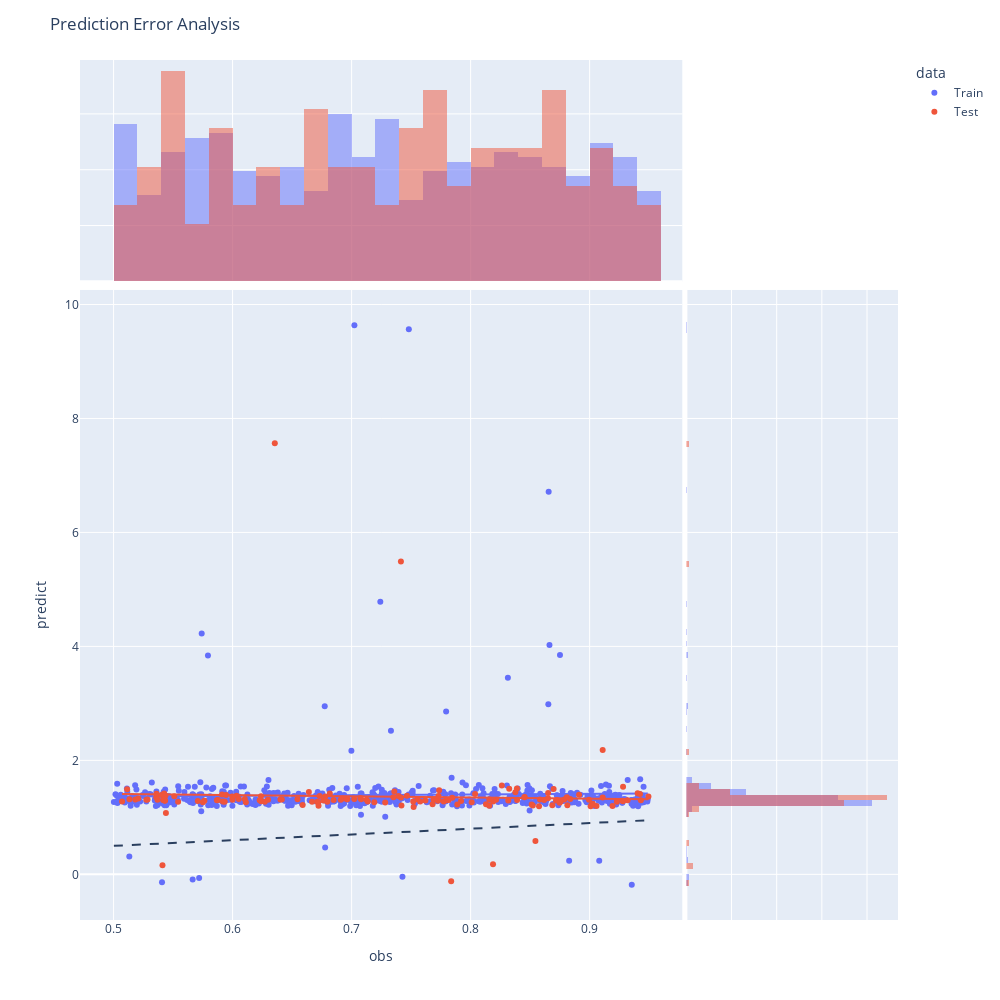

Notebook code for this chart:
### Code cell
predic_error_analysis(x_train, y_train, y_score_train, x_test, y_test, y_score)

### Figure 1 — Plotly figure (JSON) as saved in the notebook; plotly's stock layout.template omitted (floating-point values rounded to 4 significant figures; data arrays with more than 128 entries replaced by an {"elided": "..."} marker saying what was removed)
{"data": [{"hovertemplate": "data=Train<br>obs=%{x}<br>predict=%{y}<extra></extra>", "legendgroup": "Train", "marker": {"color": "#636efa", "symbol": "circle"}, "mode": "markers", "name": "Train", "orientation": "v", "showlegend": true, "type": "scatter", "x": {"elided": "584 float values"}, "xaxis": "x", "y": {"elided": "584 float values"}, "yaxis": "y"}, {"alignmentgroup": "True", "bingroup": "x", "histnorm": "probability", "hovertemplate": "data=Train<br>obs=%{x}<br>count=%{y}<extra></extra>", "legendgroup": "Train", "marker": {"color": "#636efa"}, "name": "Train", "offsetgroup": "Train", "opacity": 0.5, "showlegend": false, "type": "histogram", "x": {"elided": "584 float values"}, "xaxis": "x3", "yaxis": "y3"}, {"alignmentgroup": "True", "bingroup": "y", "histnorm": "probability", "hovertemplate": "data=Train<br>predict=%{y}<br>count=%{x}<extra></extra>", "legendgroup": "Train", "marker": {"color": "#636efa"}, "name": "Train", "offsetgroup": "Train", "opacity": 0.5, "showlegend": false, "type": "histogram", "xaxis": "x2", "y": {"elided": "584 float values"}, "yaxis": "y2"}, {"hovertemplate": "<b>OLS trendline</b><br>predict = 0.120518 * obs + 1.30357<br>R<sup>2</sup>=0.000627<br><br>data=Train<br>obs=%{x}<br>predict=%{y} <b>(trend)</b><extra></extra>", "legendgroup": "Train", "marker": {"color": "#636efa", "symbol": "circle"}, "mode": "lines", "name": "Train", "showlegend": false, "type": "scatter", "x": {"elided": "584 float values"}, "xaxis": "x", "y": {"elided": "584 float values"}, "yaxis": "y"}, {"hovertemplate": "data=Test<br>obs=%{x}<br>predict=%{y}<extra></extra>", "legendgroup": "Test", "marker": {"color": "#EF553B", "symbol": "circle"}, "mode": "markers", "name": "Test", "orientation": "v", "showlegend": true, "type": "scatter", "x": {"elided": "146 float values"}, "xaxis": "x", "y": {"elided": "146 float values"}, "yaxis": "y"}, {"alignmentgroup": "True", "bingroup": "x", "histnorm": "probability", "hovertemplate": "data=Test<br>obs=%{x}<br>count=%{y}<extra></extra>", "legendgroup": "Test", "marker": {"color": "#EF553B"}, "name": "Test", "offsetgroup": "Test", "opacity": 0.5, "showlegend": false, "type": "histogram", "x": {"elided": "146 float values"}, "xaxis": "x3", "yaxis": "y3"}, {"alignmentgroup": "True", "bingroup": "y", "histnorm": "probability", "hovertemplate": "data=Test<br>predict=%{y}<br>count=%{x}<extra></extra>", "legendgroup": "Test", "marker": {"color": "#EF553B"}, "name": "Test", "offsetgroup": "Test", "opacity": 0.5, "showlegend": false, "type": "histogram", "xaxis": "x2", "y": {"elided": "146 float values"}, "yaxis": "y2"}, {"hovertemplate": "<b>OLS trendline</b><br>predict = -0.204805 * obs + 1.51392<br>R<sup>2</sup>=0.001604<br><br>data=Test<br>obs=%{x}<br>predict=%{y} <b>(trend)</b><extra></extra>", "legendgroup": "Test", "marker": {"color": "#EF553B", "symbol": "circle"}, "mode": "lines", "name": "Test", "showlegend": false, "type": "scatter", "x": {"elided": "146 float values"}, "xaxis": "x", "y": {"elided": "146 float values"}, "yaxis": "y"}], "layout": {"barmode": "overlay", "height": 1000, "legend": {"title": {"text": "data"}, "tracegroupgap": 0}, "margin": {"t": 60}, "shapes": [{"line": {"dash": "dash"}, "type": "line", "x0": 0.5002, "x1": 0.9494, "y0": 0.5002, "y1": 0.9494}], "title": {"text": "Prediction Error Analysis"}, "width": 1000, "xaxis": {"anchor": "y", "autorange": true, "domain": [0, 0.7363], "range": [0.4718, 0.9778], "title": {"text": "obs"}, "type": "linear"}, "xaxis2": {"anchor": "y2", "autorange": true, "domain": [0.7413, 1], "matches": "x2", "range": [0, 0.4686], "showgrid": true, "showline": false, "showticklabels": false, "ticks": ""}, "xaxis3": {"anchor": "y3", "autorange": true, "domain": [0, 0.7363], "matches": "x", "range": [0.4718, 0.9778], "showgrid": true, "showticklabels": false, "type": "linear"}, "xaxis4": {"anchor": "y4", "domain": [0.7413, 1], "matches": "x2", "showgrid": true, "showline": false, "showticklabels": false, "ticks": ""}, "yaxis": {"anchor": "x", "autorange": true, "domain": [0, 0.7326], "range": [-0.8013, 10.26], "title": {"text": "predict"}, "type": "linear"}, "yaxis2": {"anchor": "x2", "autorange": true, "domain": [0, 0.7326], "matches": "y", "range": [-0.8013, 10.26], "showgrid": true, "showticklabels": false, "type": "linear"}, "yaxis3": {"anchor": "x3", "autorange": true, "domain": [0.7426, 1], "matches": "y3", "range": [0, 0.07931], "showgrid": true, "showline": false, "showticklabels": false, "ticks": ""}, "yaxis4": {"anchor": "x4", "domain": [0.7426, 1], "matches": "y3", "showgrid": true, "showline": false, "showticklabels": false, "ticks": ""}}}
